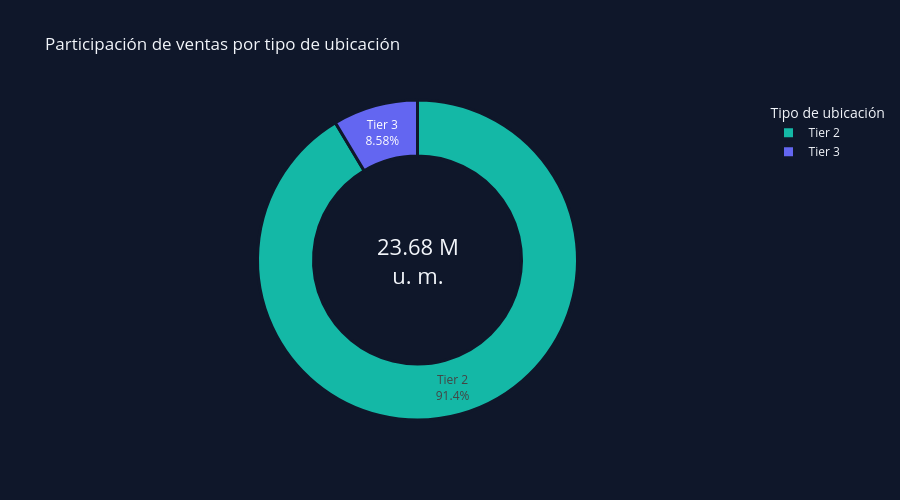

Source (notebook cell):
### Code cell
fig_ubicacion = px.pie(
    ventas_ubicacion,
    names="Store_Location_City_Type",
    values="Ventas_totales",
    hole=0.65,
    title="Participación de ventas por tipo de ubicación",
    color="Store_Location_City_Type",
    color_discrete_map={
        "Tier 2": "#14B8A6",
        "Tier 3": "#6366F1"
    },
    hover_data=[
        "Ventas_promedio",
        "Observaciones",
        "Establecimientos"
    ]
)

fig_ubicacion.update_traces(
    textposition="inside",
    textinfo="label+percent",
    marker=dict(
        line=dict(color="#0F172A", width=3)
    )
)

fig_ubicacion.update_layout(
    paper_bgcolor="#0F172A",
    plot_bgcolor="#0F172A",
    height=500,
    annotations=[
        dict(
            text=f"{df[col_ventas].sum()/1e6:.2f} M<br>u. m.",
            x=0.5,
            y=0.5,
            font_size=22,
            showarrow=False
        )
    ],
    legend_title_text="Tipo de ubicación"
)

fig_ubicacion.show()

fig_ubicacion.write_html(
    carpeta_graficas / "ventas_por_ubicacion.html",
    include_plotlyjs="cdn"
)

### Figure 1 — Plotly figure (JSON) as saved in the notebook; plotly's stock layout.template omitted (floating-point values rounded to 4 significant figures)
{"data": [{"customdata": [[3457.0, 6262, 2, "Tier 2"], [1763.0, 1152, 1, "Tier 3"]], "domain": {"x": [0, 1], "y": [0, 1]}, "hole": 0.65, "hovertemplate": "Store_Location_City_Type=%{customdata[3]}<br>Ventas_totales=%{value}<br>Ventas_promedio=%{customdata[0]}<br>Observaciones=%{customdata[1]}<br>Establecimientos=%{customdata[2]}<extra></extra>", "labels": ["Tier 2", "Tier 3"], "legendgroup": "", "marker": {"colors": ["#14B8A6", "#6366F1"], "line": {"color": "#0F172A", "width": 3}}, "name": "", "showlegend": true, "textinfo": "label+percent", "textposition": "inside", "type": "pie", "values": [21650000.0, 2031000.0]}], "layout": {"annotations": [{"font": {"size": 22}, "showarrow": false, "text": "23.68 M<br>u. m.", "x": 0.5, "y": 0.5}], "height": 500, "legend": {"title": {"text": "Tipo de ubicación"}, "tracegroupgap": 0}, "paper_bgcolor": "#0F172A", "plot_bgcolor": "#0F172A", "title": {"text": "Participación de ventas por tipo de ubicación"}}}
